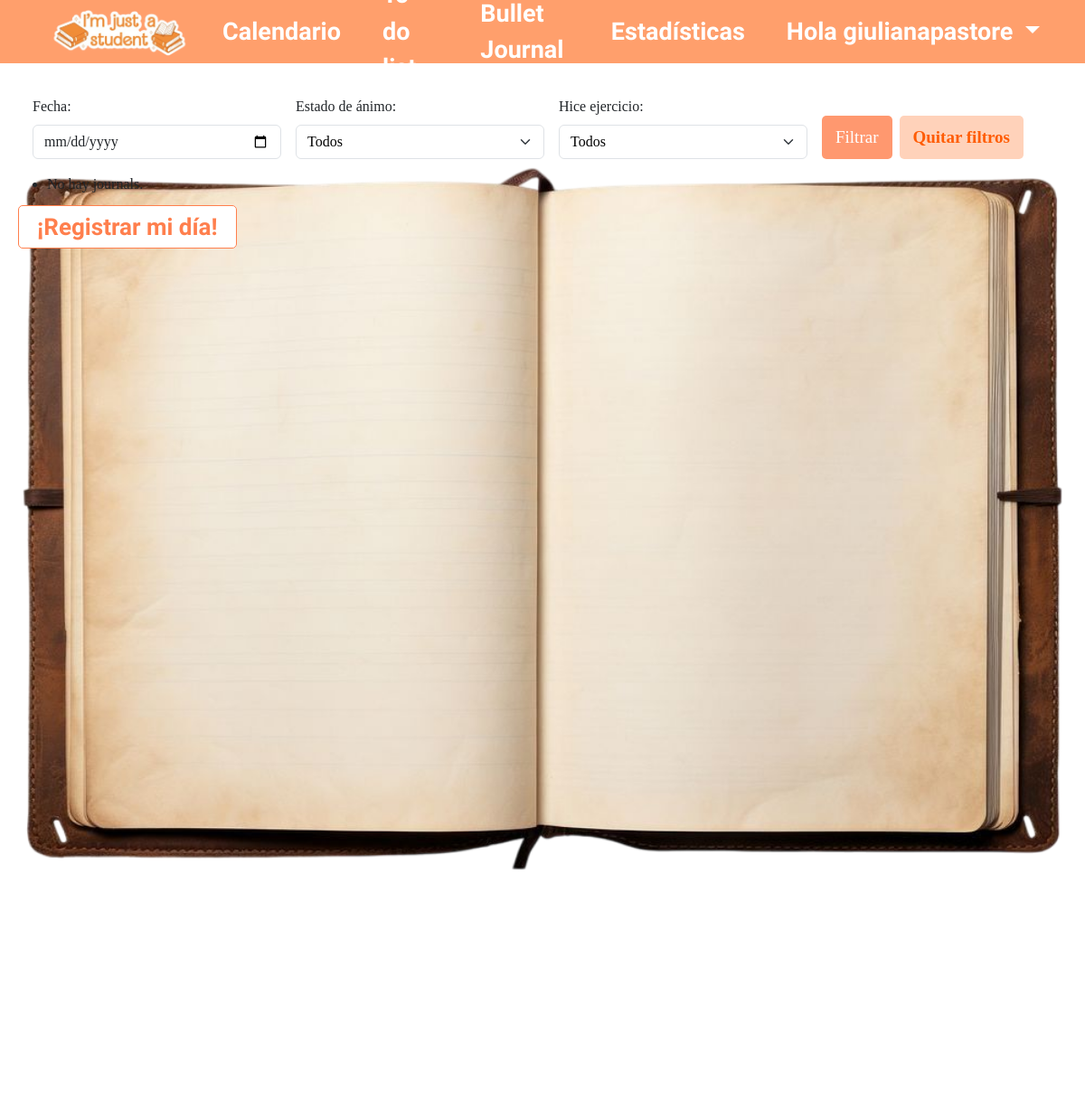
/journals/ (signed in), run on an earlier commit of the app's database.
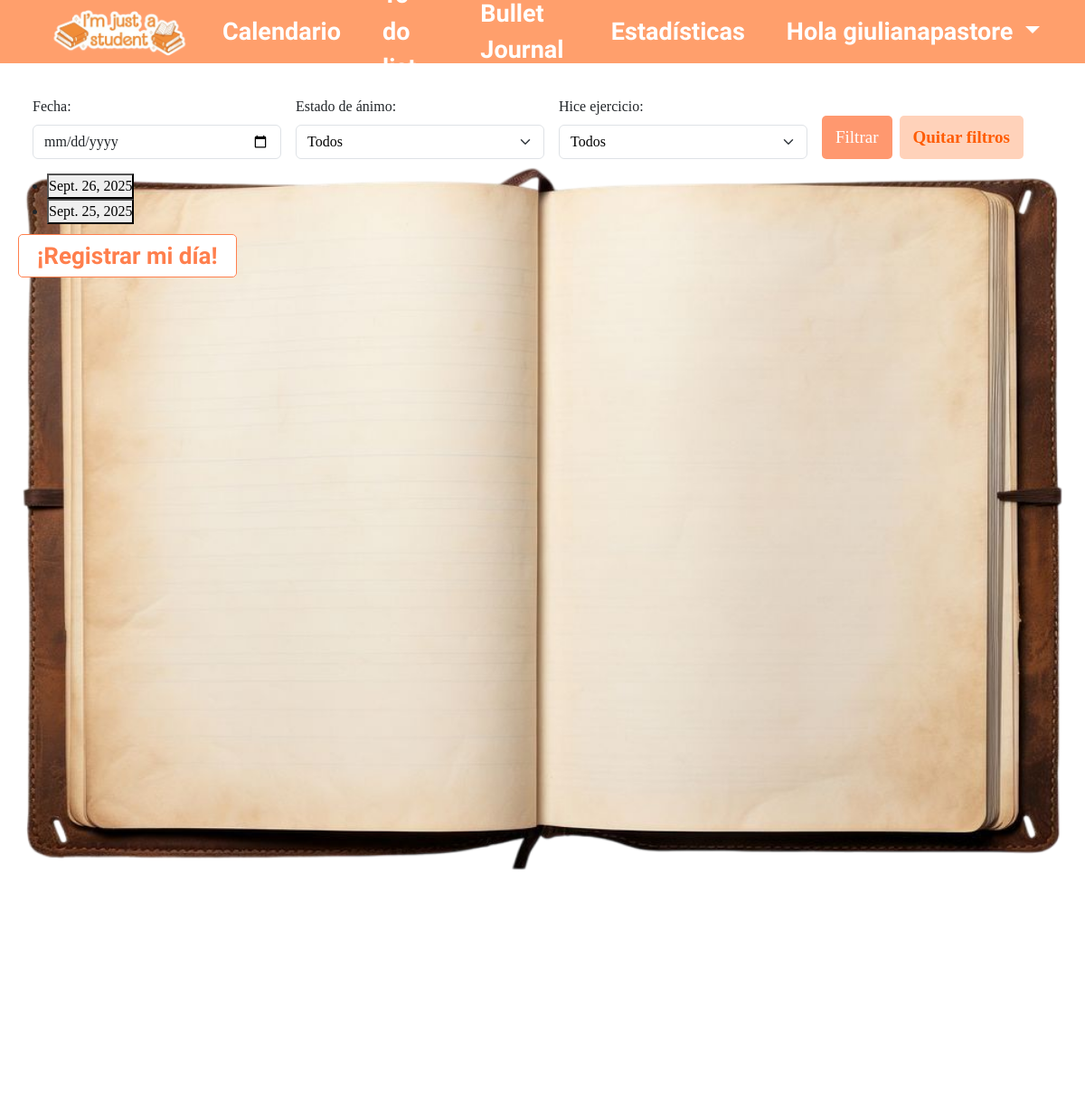
And on a later commit of the database.
### bullet_journal/models.py (models this page shows, shortened)
class Journal(models.Model):
    user = models.ForeignKey(User, on_delete=models.CASCADE)
    date = models.DateField()
    mood = models.CharField(max_length=50)
    sleep_hours = models.FloatField(null=True)
    water_glasses = models.IntegerField(null=True)
    exercise = models.BooleanField(default=False)
    image = models.ImageField(upload_to='journal_images/', null=True, blank=True)
    custom_habits_data = models.JSONField(default=dict, blank=True)
    class Meta:
        unique_together = ('user', 'date')

### bullet_journal/views/journal_views.py (the view)
# urls.py: path('journals/', journal_list, name='journal_list'),
@login_required
def journal_list(request):
    journals = Journal.objects.filter(user=request.user).order_by('-date')
    date_filter = request.GET.get('date')
    mood_filter = request.GET.get('mood')
    exercise_filter = request.GET.get('exercise')
    if date_filter:
        journals = journals.filter(date=date_filter)
    if mood_filter:
        journals = journals.filter(mood__icontains=mood_filter)
    if exercise_filter in ['true', 'false']:
        journals = journals.filter(exercise=(exercise_filter == 'true'))
    moods_disponibles = Journal.objects.filter(user=request.user).values_list('mood', flat=True).distinct()
    return render(request, 'bullet_journal/journal/list.html', {
        'journals': journals,
        'moods_disponibles': moods_disponibles,
    })

### bullet_journal/templates/bullet_journal/journal/list.html (shortened to what this page needs)
{% extends "header.html" %}
{% load static %}
    {% block extra_head %}
    <link href="https://cdn.jsdelivr.net/npm/bootstrap@5.3.3/dist/css/bootstrap.min.css" rel="stylesheet">
    <link rel="stylesheet" href="{% static 'bullet_journal/css/styles.css' %}">
    {% endblock %}
{% block contenido %}
<body>
    <div class="journal">
            <form method="get" class="p-3">
                <div class="row g-3 align-items-end">
                    <div class="col-md-3">
                        <label for="date" class="form-label">Fecha:</label>
                        <input type="date" id="date" name="date" value="{{ request.GET.date }}" class="form-control">
                    </div>
                    <div class="col-md-3">
                        <label for="mood" class="form-label">Estado de ánimo:</label>
                        <select id="mood" name="mood" class="form-select">
                            <option value="">Todos</option>
                        </select>
                    </div>
                    <div class="col-md-3">
                        <label for="exercise" class="form-label">Hice ejercicio:</label>
                        <select id="exercise" name="exercise" class="form-select">
                            <option value="">Todos</option>
                        </select>
                    </div>
                    <div class="col-md-3 d-flex gap-2">
                        <button type="submit" class="btn btn-primary">Filtrar</button>
                        <a href="{% url 'journal_list' %}" class="btn btn-secondary">Quitar filtros</a>
                    </div>
                </div>
            </form>
        <ul>
        {% for journal in journals %}
            <li>
                <button class="open-popup-btn" data-journal-pk="{{ journal.pk }}">
                    {{ journal.date }}
                </button>
                        {% load i18n %}
            </li>
            {% empty %}
                <li>No hay journals.</li>
            {% endfor %}
        </ul>
            <div class="journal_create">
                <a href="{% url 'journal_create' %}">¡Registrar mi día!</a>
            </div>
        </div>
</body>
{% endblock %}

What changed in the data, as far as the page shows it:
added Journal: date "Sept. 26, 2025"
added Journal: date "Sept. 25, 2025"
Also different on the page:
text no longer shown: "No hay journals."
